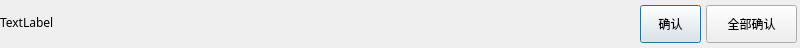
<?xml version="1.0" encoding="UTF-8"?>
<ui version="4.0">
 <class>CRealTimeFaultsWarnningDialog</class>
 <widget class="QDialog" name="CRealTimeFaultsWarnningDialog">
  <property name="geometry">
   <rect>
    <x>0</x>
    <y>0</y>
    <width>800</width>
    <height>48</height>
   </rect>
  </property>
  <property name="font">
   <font>
    <family>SimHei</family>
   </font>
  </property>
  <property name="windowTitle">
   <string>Dialog</string>
  </property>
  <property name="styleSheet">
   <string notr="true"/>
  </property>
  <property name="locale">
   <locale language="Chinese" country="China"/>
  </property>
  <widget class="QPushButton" name="pushButton">
   <property name="geometry">
    <rect>
     <x>640</x>
     <y>5</y>
     <width>61</width>
     <height>38</height>
    </rect>
   </property>
   <property name="font">
    <font>
     <pointsize>9</pointsize>
    </font>
   </property>
   <property name="text">
    <string>确认</string>
   </property>
  </widget>
  <widget class="QPushButton" name="pushButton_2">
   <property name="geometry">
    <rect>
     <x>706</x>
     <y>5</y>
     <width>91</width>
     <height>38</height>
    </rect>
   </property>
   <property name="font">
    <font>
     <pointsize>9</pointsize>
    </font>
   </property>
   <property name="text">
    <string>全部确认</string>
   </property>
  </widget>
  <widget class="QLabel" name="label">
   <property name="geometry">
    <rect>
     <x>0</x>
     <y>7</y>
     <width>641</width>
     <height>31</height>
    </rect>
   </property>
   <property name="font">
    <font>
     <pointsize>9</pointsize>
    </font>
   </property>
   <property name="text">
    <string>TextLabel</string>
   </property>
  </widget>
 </widget>
 <resources/>
 <connections/>
</ui>
